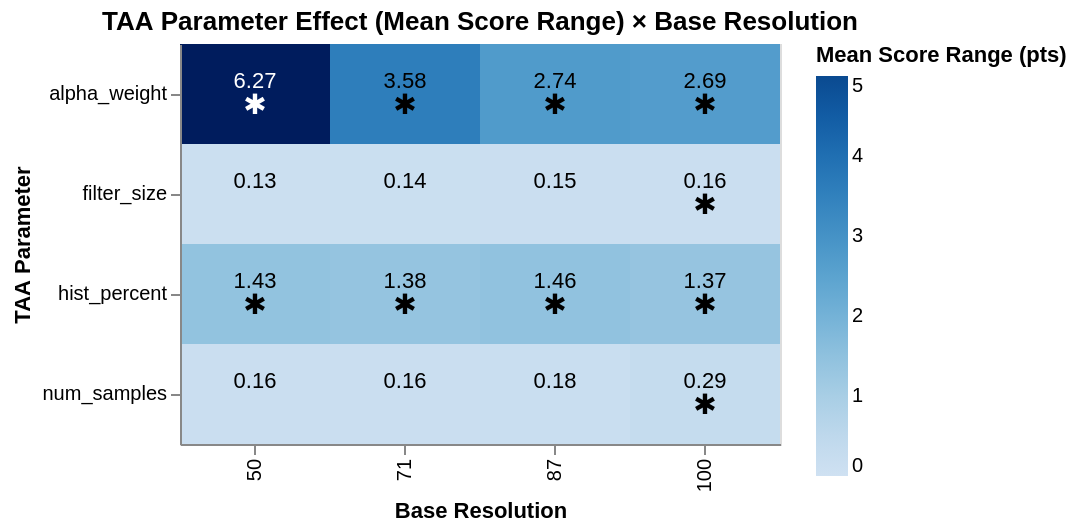

Notebook cell for this chart:
### Code cell
from scipy.stats import friedmanchisquare

# --- Mean range per (parameter x resolution) ---
effect_records = []

for (param, res), group in df.groupby(['parameter', 'resolution']):
    scene_ranges = group.groupby('scene').apply(
        lambda s: s.groupby('value')['score'].mean().max() - s.groupby('value')['score'].mean().min()
    )
    effect_records.append({
        'parameter': param,
        'resolution': res,
        'mean_range': scene_ranges.mean(),
        'se_range': scene_ranges.sem()
    })

effect_df = pd.DataFrame(effect_records)

# --- Friedman p-values per (parameter x resolution) ---
friedman_records = []

for (param, res), group in df.groupby(['parameter', 'resolution']):
    value_counts = group.groupby('scene')['value'].nunique()
    n_values = group['value'].nunique()
    complete_scenes = value_counts[value_counts == n_values].index
    group = group[group['scene'].isin(complete_scenes)]
    if group['scene'].nunique() < 3:
        continue
    values = sorted(group['value'].unique())
    groups_by_value = [group[group['value'] == v]['score_centered'].values for v in values]
    if any(len(g) < 3 for g in groups_by_value):
        continue
    _, friedman_p = friedmanchisquare(*groups_by_value)
    friedman_records.append({'parameter': param, 'resolution': res, 'friedman_p': friedman_p})

friedman_df = pd.DataFrame(friedman_records)

# --- Merge ---
summary_df = effect_df.merge(friedman_df, on=['parameter', 'resolution'])
summary_df['significant'] = summary_df['friedman_p'] < 0.05
summary_df['range_label'] = summary_df['mean_range'].apply(lambda x: f'{x:.2f}')

# --- Plot ---
base = alt.Chart(summary_df)

heatmap = base.mark_rect().encode(
    x=alt.X('resolution:O', title='Base Resolution', sort=[50, 71, 87, 100]),
    y=alt.Y('parameter:N', title='TAA Parameter'),
    color=alt.Color('mean_range:Q',
                    scale=alt.Scale(scheme='blues', domain=[0, 5]),
                    title='Mean Score Range (pts)'),
    tooltip=['parameter', 'resolution',
             alt.Tooltip('mean_range:Q', format='.3f'),
             alt.Tooltip('friedman_p:Q', format='.4f'),
             'significant']
)

# Switch text color based on value so it's readable on dark cells
range_text = base.mark_text(fontSize=11, dy=-6).encode(
    x=alt.X('resolution:O', sort=[50, 71, 87, 100]),
    y=alt.Y('parameter:N'),
    text='range_label:N',
    color=alt.condition(
        alt.datum.mean_range > 4.5,
        alt.value('white'),
        alt.value('black')
    )
)

sig_text = base.mark_text(fontSize=14, dy=6).encode(
    x=alt.X('resolution:O', sort=[50, 71, 87, 100]),
    y=alt.Y('parameter:N'),
    text=alt.condition(alt.datum.significant, alt.value('✱'), alt.value('')),
    color=alt.condition(
        alt.datum.mean_range > 4.5,
        alt.value('white'),
        alt.value('black')
    )
)

(heatmap + range_text + sig_text).properties(
    width=300, height=200,
    title='TAA Parameter Effect (Mean Score Range) × Base Resolution'
)

### Figure 1 — Vega-Lite specification as saved in the notebook (floating-point values rounded to 4 significant figures)
{"config": {"view": {"continuousWidth": 300, "continuousHeight": 300}}, "layer": [{"mark": {"type": "rect"}, "encoding": {"color": {"field": "mean_range", "scale": {"domain": [0, 5], "scheme": "blues"}, "title": "Mean Score Range (pts)", "type": "quantitative"}, "tooltip": [{"field": "parameter", "type": "nominal"}, {"field": "resolution", "type": "quantitative"}, {"field": "mean_range", "format": ".3f", "type": "quantitative"}, {"field": "friedman_p", "format": ".4f", "type": "quantitative"}, {"field": "significant", "type": "nominal"}], "x": {"field": "resolution", "sort": [50, 71, 87, 100], "title": "Base Resolution", "type": "ordinal"}, "y": {"field": "parameter", "title": "TAA Parameter", "type": "nominal"}}}, {"mark": {"type": "text", "dy": -6, "fontSize": 11}, "encoding": {"color": {"condition": {"test": "(datum.mean_range > 4.5)", "value": "white"}, "value": "black"}, "text": {"field": "range_label", "type": "nominal"}, "x": {"field": "resolution", "sort": [50, 71, 87, 100], "type": "ordinal"}, "y": {"field": "parameter", "type": "nominal"}}}, {"mark": {"type": "text", "dy": 6, "fontSize": 14}, "encoding": {"color": {"condition": {"test": "(datum.mean_range > 4.5)", "value": "white"}, "value": "black"}, "text": {"condition": {"test": "datum.significant", "value": "✱"}, "value": ""}, "x": {"field": "resolution", "sort": [50, 71, 87, 100], "type": "ordinal"}, "y": {"field": "parameter", "type": "nominal"}}}], "data": {"name": "data-9684305a5a620e8cd44531a14a45398d"}, "height": 200, "title": "TAA Parameter Effect (Mean Score Range) × Base Resolution", "width": 300, "$schema": "https://vega.github.io/schema/vega-lite/v6.1.0.json", "datasets": {"data-9684305a5a620e8cd44531a14a45398d": [{"parameter": "alpha_weight", "resolution": 50, "mean_range": 6.271, "se_range": 1.471, "friedman_p": 2.219e-34, "significant": true, "range_label": "6.27"}, {"parameter": "alpha_weight", "resolution": 71, "mean_range": 3.578, "se_range": 0.7008, "friedman_p": 6.993e-27, "significant": true, "range_label": "3.58"}, {"parameter": "alpha_weight", "resolution": 87, "mean_range": 2.745, "se_range": 0.5253, "friedman_p": 3.045e-29, "significant": true, "range_label": "2.74"}, {"parameter": "alpha_weight", "resolution": 100, "mean_range": 2.692, "se_range": 0.6003, "friedman_p": 5.298e-33, "significant": true, "range_label": "2.69"}, {"parameter": "filter_size", "resolution": 50, "mean_range": 0.1317, "se_range": 0.03799, "friedman_p": 0.4184, "significant": false, "range_label": "0.13"}, {"parameter": "filter_size", "resolution": 71, "mean_range": 0.1354, "se_range": 0.04868, "friedman_p": 0.4621, "significant": false, "range_label": "0.14"}, {"parameter": "filter_size", "resolution": 87, "mean_range": 0.153, "se_range": 0.05236, "friedman_p": 0.7688, "significant": false, "range_label": "0.15"}, {"parameter": "filter_size", "resolution": 100, "mean_range": 0.1581, "se_range": 0.05419, "friedman_p": 0.03296, "significant": true, "range_label": "0.16"}, {"parameter": "hist_percent", "resolution": 50, "mean_range": 1.434, "se_range": 0.223, "friedman_p": 0.002023, "significant": true, "range_label": "1.43"}, {"parameter": "hist_percent", "resolution": 71, "mean_range": 1.376, "se_range": 0.2496, "friedman_p": 2.555e-10, "significant": true, "range_label": "1.38"}, {"parameter": "hist_percent", "resolution": 87, "mean_range": 1.455, "se_range": 0.2718, "friedman_p": 4.902e-12, "significant": true, "range_label": "1.46"}, {"parameter": "hist_percent", "resolution": 100, "mean_range": 1.366, "se_range": 0.2539, "friedman_p": 1.991e-11, "significant": true, "range_label": "1.37"}, {"parameter": "num_samples", "resolution": 50, "mean_range": 0.1599, "se_range": 0.04256, "friedman_p": 0.1334, "significant": false, "range_label": "0.16"}, {"parameter": "num_samples", "resolution": 71, "mean_range": 0.1574, "se_range": 0.04789, "friedman_p": 0.07054, "significant": false, "range_label": "0.16"}, {"parameter": "num_samples", "resolution": 87, "mean_range": 0.1769, "se_range": 0.05259, "friedman_p": 0.2184, "significant": false, "range_label": "0.18"}, {"parameter": "num_samples", "resolution": 100, "mean_range": 0.2926, "se_range": 0.05596, "friedman_p": 1.488e-06, "significant": true, "range_label": "0.29"}]}}
